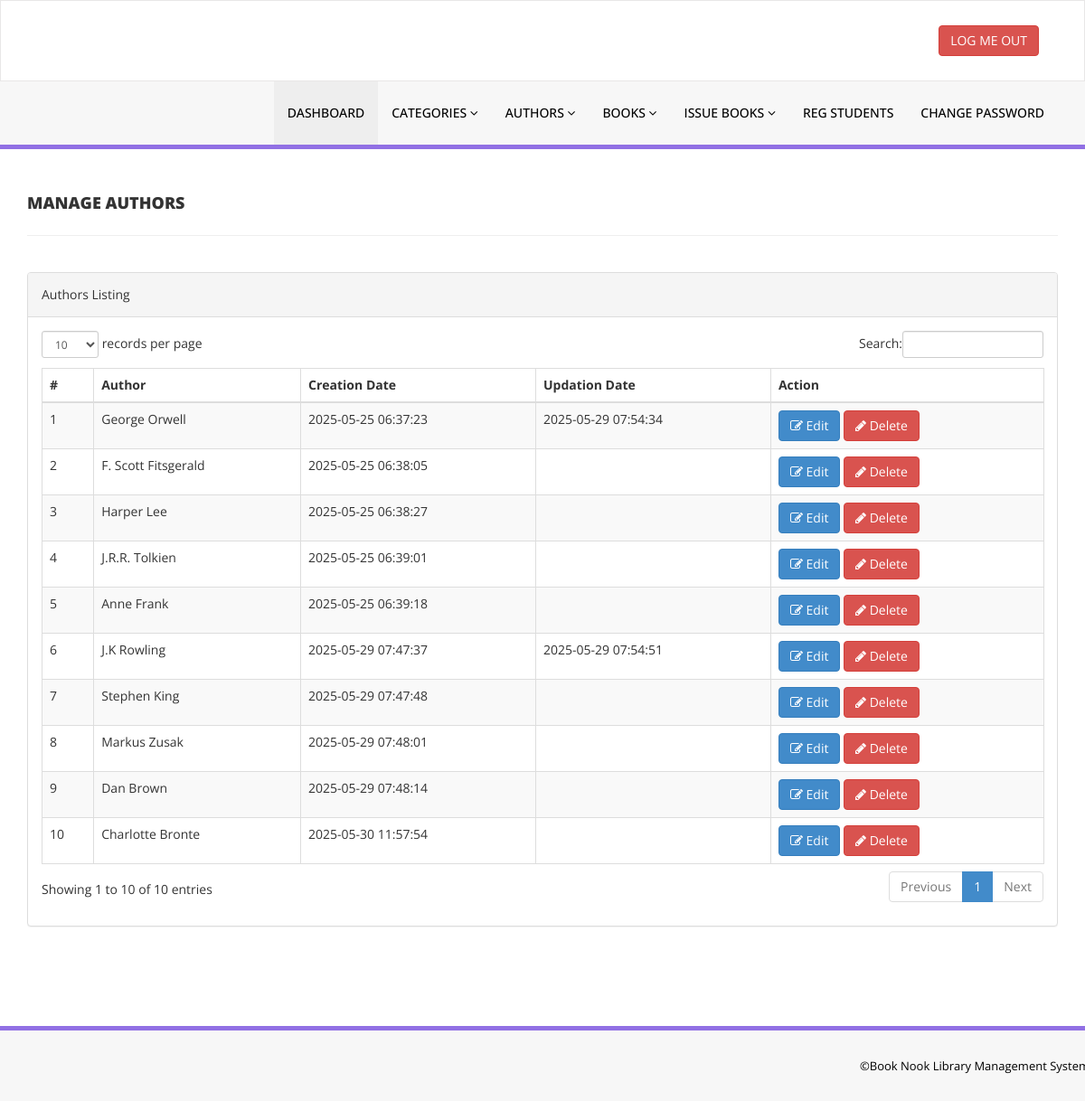
Page /library/admin/manage-authors.php (signed in) on the committed database.
### tables this page shows
CREATE TABLE `tblauthors` (
  `id` int(11) NOT NULL,
  `AuthorName` varchar(159) DEFAULT NULL,
  `creationDate` timestamp NULL DEFAULT current_timestamp(),
  `UpdationDate` timestamp NULL DEFAULT NULL ON UPDATE current_timestamp()
);

### library/admin/manage-authors.php (the view, shortened to what this page needs)
<?php
include('includes/config.php');
if(strlen($_SESSION['alogin'])==0)
    {
header('location:index.php');
}
else{
    ?>
<!DOCTYPE html>
<html xmlns="http://www.w3.org/1999/xhtml">
<head>
    <link href="assets/css/bootstrap.css" rel="stylesheet" />
    <link href="assets/css/font-awesome.css" rel="stylesheet" />
    <link href="assets/js/dataTables/dataTables.bootstrap.css" rel="stylesheet" />
    <link href="assets/css/style.css" rel="stylesheet" />
</head>
<body>
<?php include('includes/header.php');?>
    <div class="content-wrapper">
         <div class="container">
        <div class="row pad-botm">
            <div class="col-md-12">
                <h4 class="header-line">Manage Authors</h4>
    </div>
     <div class="row">
</div>
        </div>
            <div class="row">
                <div class="col-md-12">
                    <div class="panel panel-default">
                        <div class="panel-heading">
                           Authors Listing
                        </div>
                        <div class="panel-body">
                            <div class="table-responsive">
                                <table class="table table-striped table-bordered table-hover" id="dataTables-example">
                                    <thead>
                                        <tr>
                                            <th>#</th>
                                            <th>Author</th>
                                            <th>Creation Date</th>
                                            <th>Updation Date</th>
                                            <th>Action</th>
                                        </tr>
                                    </thead>
                                    <tbody>
<?php $sql = "SELECT * from  tblauthors";
$query = $dbh -> prepare($sql);
$query->execute();
$results=$query->fetchAll(PDO::FETCH_OBJ);
$cnt=1;
if($query->rowCount() > 0)
{
foreach($results as $result)
{               ?>
                                        <tr class="odd gradeX">
                                            <td class="center"><?php echo htmlentities($cnt);?></td>
                                            <td class="center"><?php echo htmlentities($result->AuthorName);?></td>
                                            <td class="center"><?php echo htmlentities($result->creationDate);?></td>
                                            <td class="center"><?php echo htmlentities($result->UpdationDate);?></td>
                                            <td class="center">
                                            <a href="edit-author.php?athrid=<?php echo htmlentities($result->id);?>"><button class="btn btn-primary"><i class="fa fa-edit "></i> Edit</button>
                                          <a href="manage-authors.php?del=<?php echo htmlentities($result->id);?>" onclick="return confirm('Are you sure you want to delete?');"" >  <button class="btn btn-danger"><i class="fa fa-pencil"></i> Delete</button>
                                            </td>
                                        </tr>
 <?php $cnt=$cnt+1;}} ?>
                                    </tbody>
                                </table>
                            </div>
                        </div>
                    </div>
                </div>
            </div>
    </div>
    </div>
  <?php include('includes/footer.php');?>
</body>
</html>
<?php } ?>

### library/admin/assets/css/style.css (style rules this page uses)
.content-wrapper { margin-top: 40px; min-height: 800px; padding-bottom: 90px; }
.header-line { font-weight: 900; padding-bottom: 25px; border-bottom: 1px solid #eeeeee; text-transform: uppercase; }
.pad-botm { padding-bottom: 30px; }

### rows in the picture
tblauthors: AuthorName "George Orwell", creationDate "2025-05-25 06:37:23", UpdationDate "2025-05-29 07:54:34"
tblauthors: AuthorName "F. Scott Fitsgerald", creationDate "2025-05-25 06:38:05"
tblauthors: AuthorName "Harper Lee", creationDate "2025-05-25 06:38:27"
tblauthors: AuthorName "J.R.R. Tolkien", creationDate "2025-05-25 06:39:01"
tblauthors: AuthorName "Anne Frank", creationDate "2025-05-25 06:39:18"
tblauthors: AuthorName "J.K Rowling", creationDate "2025-05-29 07:47:37", UpdationDate "2025-05-29 07:54:51"
tblauthors: AuthorName "Stephen King", creationDate "2025-05-29 07:47:48"
tblauthors: AuthorName "Markus Zusak", creationDate "2025-05-29 07:48:01"
tblauthors: AuthorName "Dan Brown", creationDate "2025-05-29 07:48:14"
tblauthors: AuthorName "Charlotte Bronte", creationDate "2025-05-30 11:57:54"
